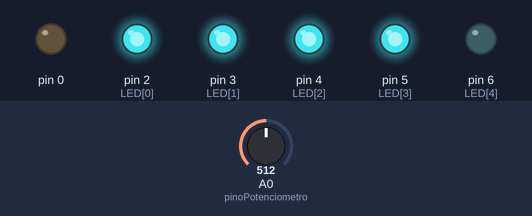
Bench run of a sketch on a simulated Arduino Uno, built with avr-gcc and run on an emulated ATmega328P. On the bench: output pins drawn as LEDs (lit = HIGH). The inputs (shaded band) are chosen by the test bench; at power-on: A0 (pinoPotenciometro) = 512.

Above: at 1.2 s.
1.3 s: A0 (pinoPotenciometro) set to 418
2.8 s: A0 (pinoPotenciometro) set to 397
At 3.4 s:
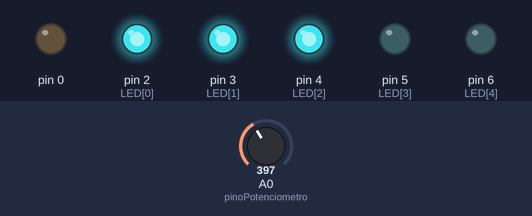
4.3 s: A0 (pinoPotenciometro) set to 322
5.8 s: A0 (pinoPotenciometro) set to 288
At 6.6 s:
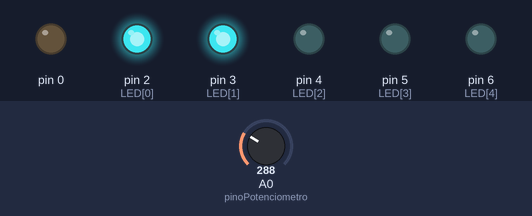
7.3 s: A0 (pinoPotenciometro) set to 220
8.8 s: A0 (pinoPotenciometro) set to 194
At 10.2 s:
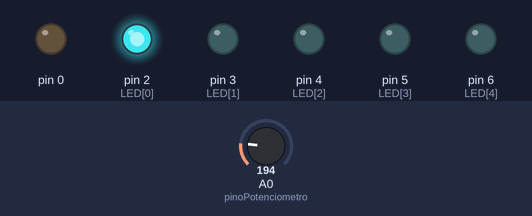
Timing chart, 0 to 11.3 s (numbered marks = the images above; inputs shaded):
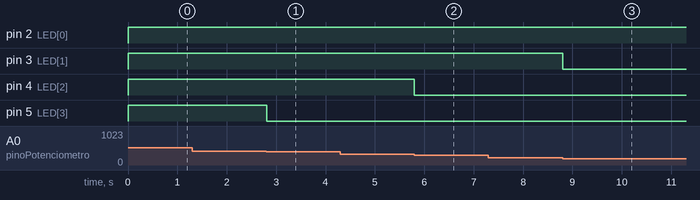

The sketch:

sketch.ino
```cpp
const int LED[] = {2, 3, 4, 5, 6};
const int numLEDs = 10;

const int pinoPotenciometro = A0;

void setup() {
  for (int i = 0; i < numLEDs; i++) {
    pinMode(LED[i], OUTPUT);
  }
}

void loop() {
  int valorPotenciometro = analogRead(pinoPotenciometro);
  int ledsParaAcender = map(valorPotenciometro, 0, 1023, 0, numLEDs);

  for (int i = 0; i < numLEDs; i++) {
    if (i < ledsParaAcender) {
      digitalWrite(LED[i], HIGH);
    } else {
      digitalWrite(LED[i], LOW);
    }
  }

  delay(10);
}
```

Measured:
- the behaviour switches between 410 and 409 on A0 (pinoPotenciometro) (found by bisection; images 0 and 1)
- the behaviour switches between 307 and 306 on A0 (pinoPotenciometro) (found by bisection; images 1 and 2)
- the behaviour switches between 205 and 204 on A0 (pinoPotenciometro) (found by bisection; images 2 and 3)
- after the input at 1.3 s, every drawn part: stays the same
- after the input at 2.8 s, pin 5 (LED[3]): HIGH → LOW at once
- after the input at 4.3 s, every drawn part: stays the same
- after the input at 5.8 s, pin 4 (LED[2]): HIGH → LOW at once
- after the input at 7.3 s, every drawn part: stays the same
- after the input at 8.8 s, pin 3 (LED[1]): HIGH → LOW at once
